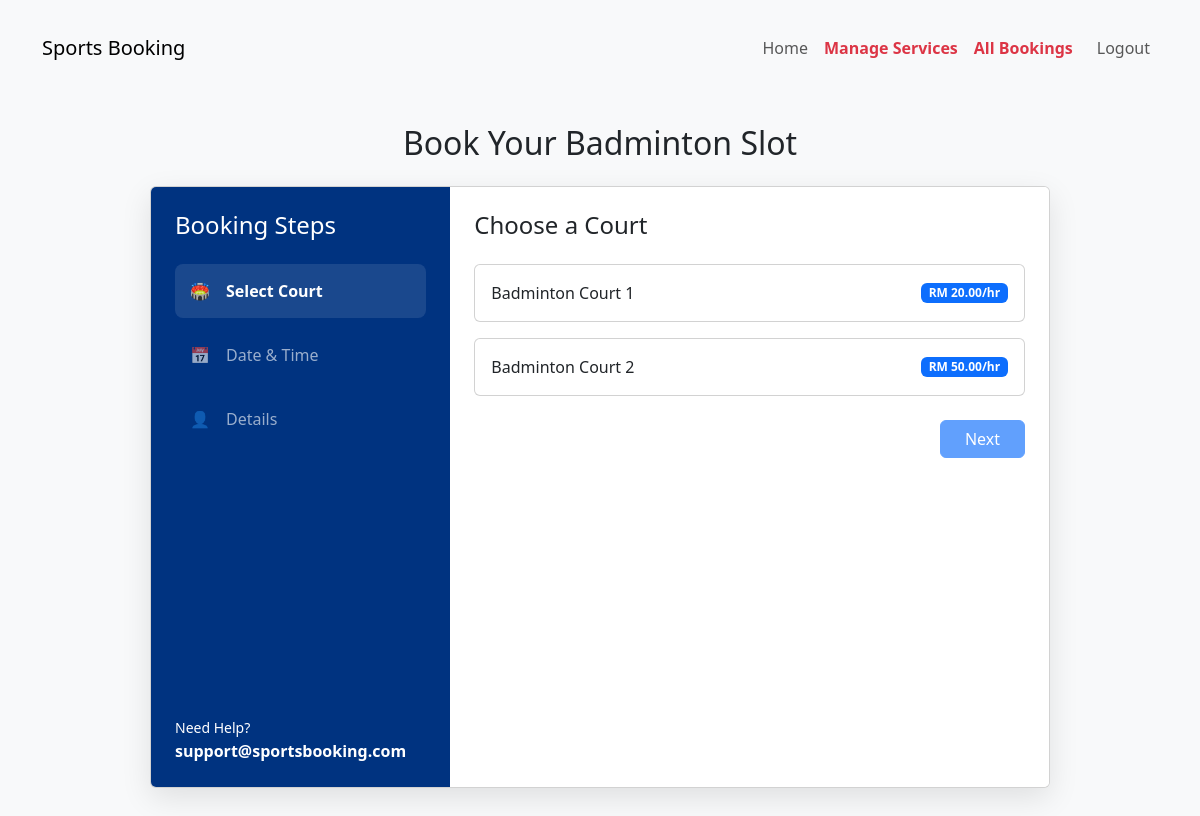
The page /badmintonservices.php (signed in) on the database its author committed.
### tables this page shows
CREATE TABLE IF NOT EXISTS `services` (
  `id` int NOT NULL AUTO_INCREMENT,
  `name` varchar(100) NOT NULL,
  `type` varchar(50) NOT NULL,
  `price_per_hour` decimal(10,2) NOT NULL,
  `status` enum('available','maintenance') DEFAULT 'available',
  PRIMARY KEY (`id`)
);

### badmintonservices.php (the view, shortened to what this page needs)
<?php
require_once 'includes/db_connect.php';
$sql = "SELECT * FROM services WHERE type = 'Badminton'";
$result = $conn->query($sql);
?>
<!DOCTYPE html>
<html lang="en">
<head>
    <link href="https://cdn.jsdelivr.net/npm/bootstrap@5.3.3/dist/css/bootstrap.min.css" rel="stylesheet">
</head>
<body class="bg-light">
<?php include 'template.php'; ?>
<main class="container mb-5 mt-5">
    <h2 class="text-center mb-4">Book Your Badminton Slot</h2>
    <div class="card booking-card mx-auto" style="max-width: 900px;">
        <div class="row g-0">
            <div class="col-md-4 sidebar d-flex flex-column p-4">
                <h4 class="mb-4">Booking Steps</h4>
                <div class="mb-4">
                    <div class="step-item active" id="step1-indicator">
                        <span class="me-3">🏟️</span> Select Court
                    </div>
                    <div class="step-item" id="step2-indicator">
                        <span class="me-3">📅</span> Date & Time
                    </div>
                    <div class="step-item" id="step3-indicator">
                        <span class="me-3">👤</span> Details
                    </div>
                </div>
                <div class="mt-auto">
                    <small>Need Help?</small>
                    <div class="fw-bold">support@sportsbooking.com</div>
                </div>
            </div>
            <div class="col-md-8 p-4 bg-white">
                <div id="section-court">
                    <h4 class="mb-4">Choose a Court</h4>
                    <div class="row g-3 mb-4">
                        <?php if ($result->num_rows > 0): ?>
                            <?php while($row = $result->fetch_assoc()): ?>
                                <div class="col-12">
                                    <div class="card p-3 court-option"
                                         onclick="selectCourt(<?php echo $row['id']; ?>, '<?php echo htmlspecialchars($row['name']); ?>', this)">
                                        <div class="d-flex justify-content-between align-items-center">
                                            <span><?php echo htmlspecialchars($row['name']); ?></span>
                                            <span class="badge bg-primary">RM <?php echo $row['price_per_hour']; ?>/hr</span>
                                        </div>
                                    </div>
                                </div>
                            <?php endwhile; ?>
                        <?php else: ?>
                            <p>No courts found in database.</p>
                        <?php endif; ?>
                    </div>
                    <div class="d-flex justify-content-end">
                        <button class="btn btn-primary px-4" id="btnToDate" disabled>Next</button>
                    </div>
                </div>
            </div>
        </div>
    </div>
</main>
</body>
</html>

### badmintonservices.php (style rules this page uses)
.booking-card { border: none; border-radius: 15px; overflow: hidden; box-shadow: 0 10px 30px rgba(0,0,0,0.1); }
.sidebar { background-color: #003380; color: white; min-height: 600px; }
.step-item { padding: 15px; border-radius: 8px; margin-bottom: 10px; display: flex; align-items: center; opacity: 0.6; transition: 0.3s; }
.step-item.active { background-color: rgba(255,255,255,0.1); opacity: 1; font-weight: bold; }
.court-option { cursor: pointer; border: 2px solid #dee2e6; transition: all 0.2s; }

### template.php (style rules this page uses)
body { padding-top: 20px; }

### rows shown on the page
services: name "Badminton Court 1", price_per_hour "20.00"
services: name "Badminton Court 2", price_per_hour "50.00"
